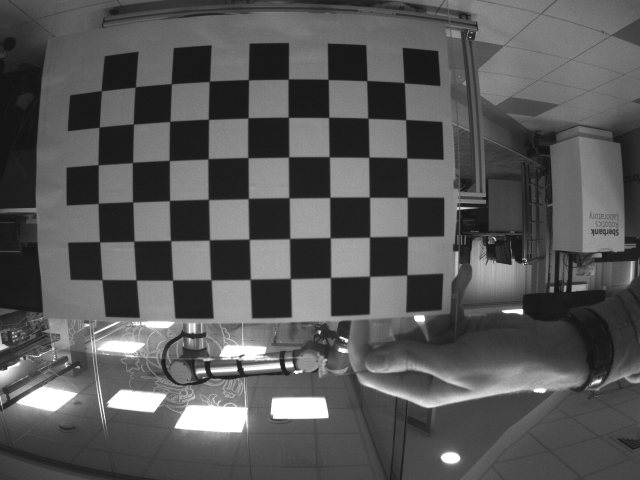
#> input picture img/left0.png, 1280 x 960 px, given in place of the camera (shown at 1/2 size)
$ python size-m.py   (older library calls are emulated)
#> lines starting #> are read from the running program, lines starting #| are printed output that depends on the picture; after the words box and inside, x2 and y2 are one past the last pixel; in counts of white or black regions, pixels touching at a corner belong together
#> further down, frame is the input picture: shape (960, 1280, 3); min 17, max 255, mean 87.4

import cv2
import pandas as pd
import numpy as np
import imutils
from scipy.spatial import distance as dist
from imutils import perspective
from imutils import contours

# using cam built-in to computer
videocapture=cv2.VideoCapture(0)

# using IP camera address from my mobile phone, with Android 'IP Webcam' app over WiFi
# videocapture=cv2.VideoCapture("http://xxx.xxx.xxx.xxx:8080/video")

def safe_div(x,y): # so we don't crash so often
    if y==0: return 0
    return x/y

def nothing(x): # for trackbar
    pass

def rescale_frame(frame, percent=25):  # make the video windows a bit smaller
#> called with percent = 25
    width = int(frame.shape[1] * percent/ 100)
#> width = 320
    height = int(frame.shape[0] * percent/ 100)
#> height = 240
    dim = (width, height)
#> dim = (320, 240)
    return cv2.resize(frame, dim, interpolation=cv2.INTER_AREA)

if not videocapture.isOpened():
    print("can't open camera")
    exit()

windowName="Webcam Live video feed"

cv2.namedWindow(windowName)

# Sliders to adjust image
# https://medium.com/@manivannan_data/set-trackbar-on-image-using-opencv-python-58c57fbee1ee
cv2.createTrackbar("threshold", windowName, 75, 255, nothing)
cv2.createTrackbar("kernel", windowName, 5, 30, nothing)
cv2.createTrackbar("iterations", windowName, 1, 10, nothing)

showLive=True
while(showLive):

    ret, frame=videocapture.read()
    frame_resize = rescale_frame(frame)
    if not ret:
        print("cannot capture the frame")
        exit()

    thresh= cv2.getTrackbarPos("threshold", windowName)
    ret,thresh1 = cv2.threshold(frame_resize,thresh,255,cv2.THRESH_BINARY)
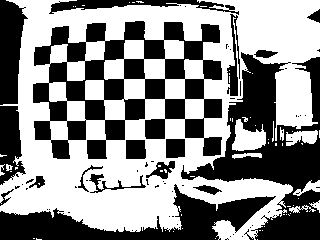
#> thresh1: shape (240, 320, 3); 54.8% white; 69 black regions (51 under 20 px), largest, box (x1, y1, x2, y2) and area: (33, 21, 222, 159) 11916, (181, 52, 320, 240) 9925, (0, 184, 276, 240) 5780
#> ret = 75

    kern=cv2.getTrackbarPos("kernel", windowName)
    kernel = np.ones((kern,kern),np.uint8) # square image kernel used for erosion

    itera=cv2.getTrackbarPos("iterations", windowName)
    dilation =   cv2.dilate(thresh1, kernel, iterations=itera)
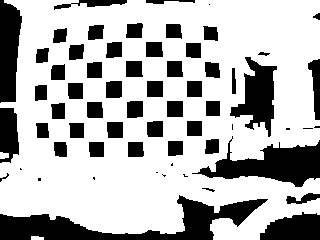
#> dilation: shape (240, 320, 3); 71.1% white; 62 black regions (12 under 20 px), largest, box (x1, y1, x2, y2) and area: (0, 195, 268, 240) 4421, (192, 136, 320, 187) 2952, (230, 57, 277, 137) 1839
    erosion = cv2.erode(dilation,kernel,iterations = itera) # refines all edges in the binary image
#> erosion: shape (240, 320, 3); 58.2% white; 27 black regions, largest, box (x1, y1, x2, y2) and area: (33, 21, 222, 159) 11872, (0, 193, 270, 240) 5513, (181, 134, 320, 189) 3891

    opening = cv2.morphologyEx(erosion, cv2.MORPH_OPEN, kernel)
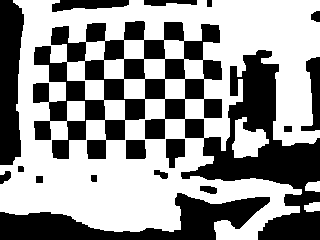
#> opening: shape (240, 320, 3); 57.6% white; 17 black regions, largest, box (x1, y1, x2, y2) and area: (33, 21, 320, 240) 20842, (0, 193, 270, 240) 5562, (0, 0, 24, 165) 3209
    closing = cv2.morphologyEx(opening, cv2.MORPH_CLOSE, kernel)
#> closing: shape (240, 320, 3); 57.6% white; 20 black regions, largest, box (x1, y1, x2, y2) and area: (33, 21, 320, 189) 18681, (0, 193, 270, 240) 5562, (0, 0, 24, 165) 3209
    closing = cv2.cvtColor(closing,cv2.COLOR_BGR2GRAY)
#> closing: shape (240, 320); 57.6% white; 20 black regions

    _,contours,hierarchy = cv2.findContours(closing,cv2.RETR_TREE,cv2.CHAIN_APPROX_NONE) # find contours with simple approximation cv2.RETR_TREE,cv2.CHAIN_APPROX_SIMPLE
#> contours = 34 contours; largest, box (x1, y1, x2, y2) and area: (0, 0, 320, 240) 56142, (33, 45, 106, 122) 1932, (84, 59, 125, 101) 870, (183, 23, 221, 61) 746, (51, 120, 87, 160) 730

    closing = cv2.cvtColor(closing,cv2.COLOR_GRAY2RGB)
    cv2.drawContours(closing, contours, -1, (128,255,0), 1)
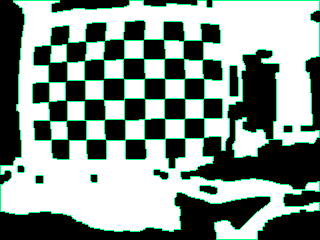
#> closing: shape (240, 320, 3); mean B, G, R 138.9, 147, 130.7

    # focus on only the largest outline by area
    areas = [] #list to hold all areas

    for contour in contours:
      ar = cv2.contourArea(contour)
      areas.append(ar)
#> this loop made 34 passes
#> ar on passes 1 to 12: 56142.5, 127, 62, 52.5, 98, 45.5, 407, 392.5, 459.5, 61, 730.5, 337
#> after the loop, areas = 34 values, max 56142.5 at index 0, min 45.5 at index 5, mean 2072.6

    max_area = max(areas)
#> max_area = 56142.5
    max_area_index = areas.index(max_area)  # index of the list element with largest area
#> max_area_index = 0

    cnt = contours[max_area_index - 1] # largest area contour is usually the viewing window itself, why?
#> cnt = contour of 76 points, box (x1, y1, x2, y2) (123, 20, 146, 41), area 404

    cv2.drawContours(closing, [cnt], 0, (0,0,255), 1)
#> closing: shape (240, 320, 3); 0.1% of pixels changed, all inside (x1, y1, x2, y2) = (123, 20, 146, 41)

    def midpoint(ptA, ptB):
      return ((ptA[0] + ptB[0]) * 0.5, (ptA[1] + ptB[1]) * 0.5)

    # compute the rotated bounding box of the contour
    orig = frame_resize.copy()
    box = cv2.minAreaRect(cnt)
#> box = ((134, 30), (20, 22), -90)
    box = cv2.cv.BoxPoints(box) if imutils.is_cv2() else cv2.boxPoints(box)
#> box = ((145, 40), (123, 40), (123, 20), (145, 20))
    box = np.array(box, dtype="int")
#> box = [[145, 40], [123, 40], [123, 20], [145, 20]]

    # order the points in the contour such that they appear
    # in top-left, top-right, bottom-right, and bottom-left
    # order, then draw the outline of the rotated bounding
    # box
    box = perspective.order_points(box)
#> box = [[123, 20], [145, 20], [145, 40], [123, 40]]
    cv2.drawContours(orig, [box.astype("int")], -1, (0, 255, 0), 1)
#> orig: shape (240, 320, 3); mean B, G, R 87.3, 87.6, 87.3

    # loop over the original points and draw them
    for (x, y) in box:
      cv2.circle(orig, (int(x), int(y)), 5, (0, 0, 255), -1)
#> this loop made 4 passes
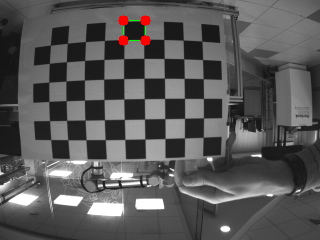
#> orig: shape (240, 320, 3); mean B, G, R 87, 87.2, 88.1

    # unpack the ordered bounding box, then compute the midpoint
    # between the top-left and top-right coordinates, followed by
    # the midpoint between bottom-left and bottom-right coordinates
    (tl, tr, br, bl) = box
#> tl = [123, 20]; tr = [145, 20]; br = [145, 40]; bl = [123, 40]
    (tltrX, tltrY) = midpoint(tl, tr)
#> tltrX = 134; tltrY = 20
    (blbrX, blbrY) = midpoint(bl, br)
#> blbrX = 134; blbrY = 40

    # compute the midpoint between the top-left and top-right points,
    # followed by the midpoint between the top-righ and bottom-right
    (tlblX, tlblY) = midpoint(tl, bl)
#> tlblX = 123; tlblY = 30
    (trbrX, trbrY) = midpoint(tr, br)
#> trbrX = 145; trbrY = 30

    # draw the midpoints on the image
    cv2.circle(orig, (int(tltrX), int(tltrY)), 5, (255, 0, 0), -1)
#> orig: shape (240, 320, 3); 0.11% of pixels changed, all inside (x1, y1, x2, y2) = (129, 15, 140, 26)
    cv2.circle(orig, (int(blbrX), int(blbrY)), 5, (255, 0, 0), -1)
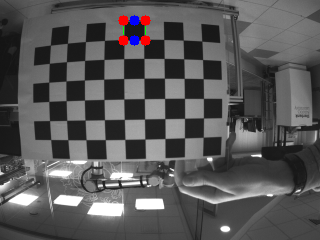
#> orig: shape (240, 320, 3); mean B, G, R 87.4, 87, 88
    cv2.circle(orig, (int(tlblX), int(tlblY)), 5, (255, 0, 0), -1)
#> orig: shape (240, 320, 3); 0.11% of pixels changed, all inside (x1, y1, x2, y2) = (118, 25, 129, 36)
    cv2.circle(orig, (int(trbrX), int(trbrY)), 5, (255, 0, 0), -1)

    # draw lines between the midpoints
    cv2.line(orig, (int(tltrX), int(tltrY)), (int(blbrX), int(blbrY)),(255, 0, 255), 1)
#> orig: shape (240, 320, 3); mean B, G, R 87.9, 86.7, 87.9
    cv2.line(orig, (int(tlblX), int(tlblY)), (int(trbrX), int(trbrY)),(255, 0, 255), 1)
#> orig: shape (240, 320, 3); mean B, G, R 87.9, 86.7, 87.9
    cv2.drawContours(orig, [cnt], 0, (0,0,255), 1)
#> orig: shape (240, 320, 3); mean B, G, R 87.7, 86.7, 88.1

    # compute the Euclidean distance between the midpoints
    dA = dist.euclidean((tltrX, tltrY), (blbrX, blbrY))
#> dA = 20
    dB = dist.euclidean((tlblX, tlblY), (trbrX, trbrY))
#> dB = 22

    # compute the size of the object
    pixelsPerMetric = 1 # more to do here to get actual measurements that have meaning in the real world
    dimA = dA / pixelsPerMetric
#> dimA = 20
    dimB = dB / pixelsPerMetric
#> dimB = 22

    # draw the object sizes on the image
    cv2.putText(orig, "{:.1f}mm".format(dimA), (int(tltrX - 15), int(tltrY - 10)), cv2.FONT_HERSHEY_SIMPLEX, 0.65, (255, 255, 255), 2)
    cv2.putText(orig, "{:.1f}mm".format(dimB), (int(trbrX + 10), int(trbrY)), cv2.FONT_HERSHEY_SIMPLEX, 0.65, (255, 255, 255), 2)

    # compute the center of the contour
    M = cv2.moments(cnt)
#> M = moments, m00 404, centre m10/m00, m01/m00 = (134.1, 30.28)
    cX = int(safe_div(M["m10"],M["m00"]))
#> cX = 134
    cY = int(safe_div(M["m01"],M["m00"]))
#> cY = 30

    # draw the contour and center of the shape on the image
    cv2.circle(orig, (cX, cY), 5, (255, 255, 255), -1)
#> orig: shape (240, 320, 3); mean B, G, R 90.3, 89.3, 90.6
    cv2.putText(orig, "center", (cX - 20, cY - 20), cv2.FONT_HERSHEY_SIMPLEX, 0.5, (255, 255, 255), 2)
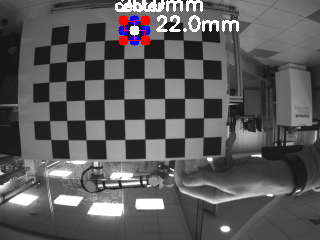
#> orig: shape (240, 320, 3); mean B, G, R 90.7, 89.8, 91

    cv2.imshow(windowName, orig)
    cv2.imshow('', closing)
    if cv2.waitKey(30)>=0:
#> (key Esc is pressed here)
        showLive=False


videocapture.release()
cv2.destroyAllWindows()

$ run again, on img/left10.png
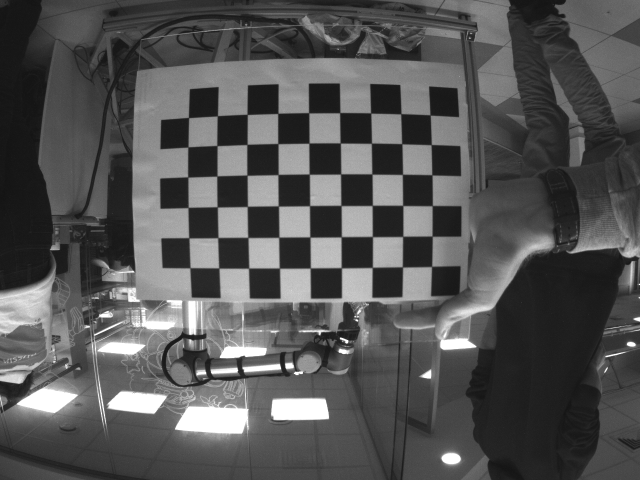
#> input picture img/left10.png, 1280 x 960 px, given in place of the camera (shown at 1/2 size)
#> frame is the input picture: shape (960, 1280, 3); min 17, max 255, mean 84.6
#> `ret,thresh1 = cv2.threshold(frame_resize,thresh,255,cv2.THRESH_BINARY)`:
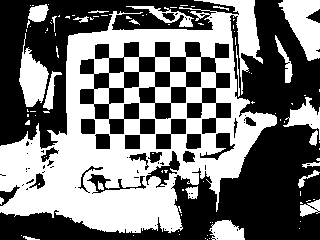
#> thresh1: shape (240, 320, 3); 46.4% white; 98 white regions (75 under 20 px), largest, box (x1, y1, x2, y2) and area: (0, 0, 277, 233) 29455, (278, 0, 320, 61) 1507, (19, 33, 49, 107) 1148
#> ret = 75
#> dilation: shape (240, 320, 3); 64.1% white; 58 black regions (11 under 20 px), largest, box (x1, y1, x2, y2) and area: (0, 123, 320, 240) 11467, (0, 0, 211, 146) 6900, (244, 0, 320, 117) 4533
#> erosion: shape (240, 320, 3); 50.5% white; 30 black regions, largest, box (x1, y1, x2, y2) and area: (0, 121, 320, 240) 13502, (0, 0, 213, 148) 9234, (242, 0, 320, 119) 5759
#> opening: shape (240, 320, 3); 49.1% white; 15 white regions, largest, box (x1, y1, x2, y2) and area: (0, 0, 277, 233) 32105, (20, 47, 55, 113) 1543, (281, 0, 320, 60) 1530
#> contours = 55 contours, 2 with area under 20; largest, box (x1, y1, x2, y2) and area: (0, 0, 277, 233) 40269, (20, 47, 55, 113) 1450, (281, 0, 320, 60) 1439, (283, 98, 320, 145) 722, (207, 220, 244, 240) 544
#> the loop `for contour in contours:` made 55 passes
#> ar on passes 1 to 8: 14, 544, 252.5, 24, 20.5, 722.5, 117.5, 16
#> after the loop `for contour in contours:`: areas = 55 values, max 40269 at index 12, min 14 at index 0, mean 998.8
#> max_area = 40269
#> max_area_index = 12
#> cnt = contour of 180 points, box (x1, y1, x2, y2) (281, 0, 320, 60), area 1439
#> `box = cv2.minAreaRect(cnt)`: box = ((300, 29.5), (59, 38), -90)
#> `box = cv2.cv.BoxPoints(box) if imutils.is_cv2() else cv2.boxPoints(box)`: box = ((319, 59), (281, 59), (281, 0), (319, 0))
#> `box = np.array(box, dtype="int")`: box = [[319, 59], [281, 59], [281, 0], [319, 0]]
#> `box = perspective.order_points(box)`: box = [[281, 0], [319, 0], [319, 59], [281, 59]]
#> the loop `for (x, y) in box:` made 4 passes
#> tl = [281, 0]; tr = [319, 0]; br = [319, 59]; bl = [281, 59]
#> tltrX = 300; tltrY = 0
#> blbrX = 300; blbrY = 59
#> tlblX = 281; tlblY = 29.5
#> trbrX = 319; trbrY = 29.5
#> dA = 59
#> dB = 38
#> dimA = 59
#> dimB = 38
#> M = moments, m00 1439, centre m10/m00, m01/m00 = (303.9, 24.12)
#> cX = 303
#> cY = 24
#> `cv2.putText(orig, "center", (cX - 20, cY - 20), cv2.FONT_HERSHEY_SIMPL..`:
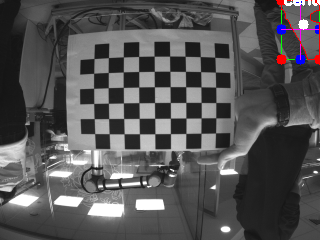
#> orig: shape (240, 320, 3); mean B, G, R 85.3, 84.6, 85.7

$ run again, on img/left11.png
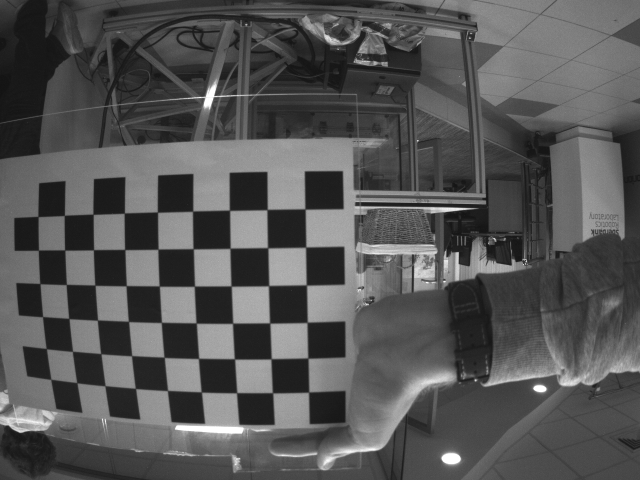
#> input picture img/left11.png, 1280 x 960 px, given in place of the camera (shown at 1/2 size)
#> frame is the input picture: shape (960, 1280, 3); min 17, max 255, mean 85
#> `ret,thresh1 = cv2.threshold(frame_resize,thresh,255,cv2.THRESH_BINARY)`:
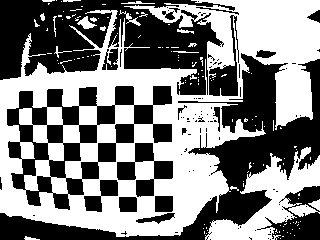
#> thresh1: shape (240, 320, 3); 50.7% white; 97 black regions (78 under 20 px), largest, box (x1, y1, x2, y2) and area: (0, 0, 235, 95) 12443, (0, 53, 320, 240) 11909, (7, 86, 172, 210) 7433
#> ret = 75
#> dilation: shape (240, 320, 3); 71.1% white; 76 black regions (24 under 20 px), largest, box (x1, y1, x2, y2) and area: (202, 58, 320, 187) 5193, (0, 0, 126, 78) 3669, (0, 191, 267, 240) 3012
#> erosion: shape (240, 320, 3); 55.3% white; 29 black regions, largest, box (x1, y1, x2, y2) and area: (0, 56, 320, 240) 11213, (0, 0, 128, 80) 6606, (7, 87, 97, 206) 4172
#> opening: shape (240, 320, 3); 53.5% white; 15 black regions, largest, box (x1, y1, x2, y2) and area: (0, 51, 320, 240) 11655, (0, 0, 136, 80) 7336, (124, 14, 238, 96) 5126
#> contours = 34 contours, 1 with area under 20; largest, box (x1, y1, x2, y2) and area: (0, 0, 320, 237) 50486, (204, 147, 320, 240) 4484, (123, 13, 220, 71) 4092, (179, 65, 239, 97) 1321, (53, 142, 117, 210) 1237
#> the loop `for contour in contours:` made 34 passes
#> ar on passes 1 to 8: 10, 4484.5, 133.5, 183.5, 50485.5, 297.5, 476.5, 279.5
#> after the loop `for contour in contours:`: areas = 34 values, max 50485.5 at index 4, min 10 at index 0, mean 2118.1
#> max_area = 50485.5
#> max_area_index = 4
#> cnt = contour of 59 points, box (x1, y1, x2, y2) (75, 16, 97, 29), area 184
#> `box = cv2.minAreaRect(cnt)`: box = ((85.5, 22), (12, 21), -90)
#> `box = cv2.cv.BoxPoints(box) if imutils.is_cv2() else cv2.boxPoints(box)`: box = ((96, 28), (75, 28), (75, 16), (96, 16))
#> `box = np.array(box, dtype="int")`: box = [[96, 28], [75, 28], [75, 16], [96, 16]]
#> `box = perspective.order_points(box)`: box = [[75, 16], [96, 16], [96, 28], [75, 28]]
#> the loop `for (x, y) in box:` made 4 passes
#> tl = [75, 16]; tr = [96, 16]; br = [96, 28]; bl = [75, 28]
#> tltrX = 85.5; tltrY = 16
#> blbrX = 85.5; blbrY = 28
#> tlblX = 75; tlblY = 22
#> trbrX = 96; trbrY = 22
#> dA = 12
#> dB = 21
#> dimA = 12
#> dimB = 21
#> M = moments, m00 183.5, centre m10/m00, m01/m00 = (85.84, 21.45)
#> cX = 85
#> cY = 21
#> `cv2.putText(orig, "center", (cX - 20, cY - 20), cv2.FONT_HERSHEY_SIMPL..`:
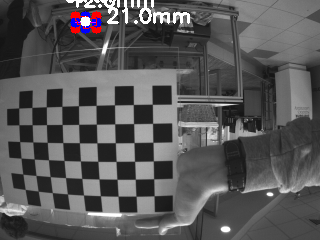
#> orig: shape (240, 320, 3); mean B, G, R 87.7, 86.9, 87.8
